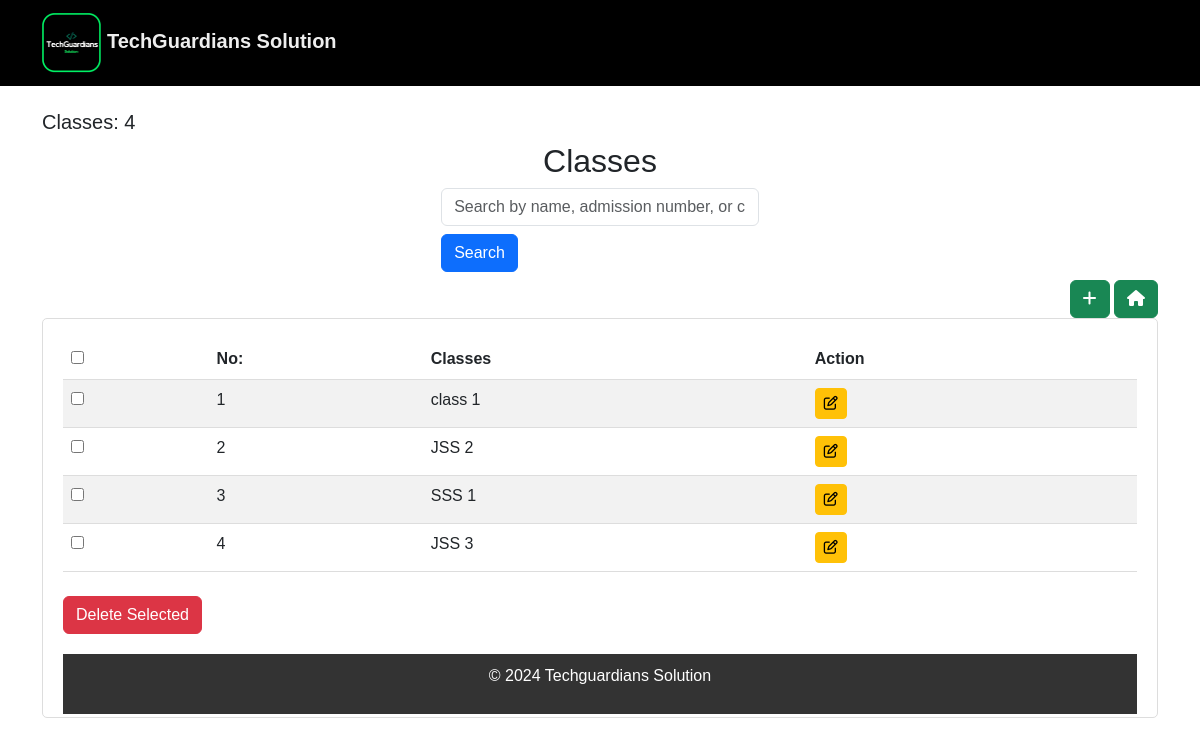
The page /class_list on the database its author committed.
### students/models.py (models this page shows, shortened)
class CLASS(models.Model):
    name = models.CharField(max_length=50, unique=True)  # e.g., "Grade 1", "Grade 2", "Primary"

### students/views.py (the view)
# urls.py: path('class_list',views.class_list, name='class_list'),
def class_list(request):
    query = request.GET.get('q', '')  # Get the search query from the request
    if query:
        classes = CLASS.objects.filter(
            Q(name__icontains=query)
        )
    else:
        classes = CLASS.objects.all()
    class_count = classes.count()  # Count the number of students
    return render(request, 'students/class_list.html', {'classes': classes, 'class_count': class_count})

### template/students/class_list.html (shortened to what this page needs)
{% load static %}
{% load i18n %}
<!DOCTYPE html>
<html lang="en">
<head>
  <link href="https://cdn.jsdelivr.net/npm/bootstrap@5.3.0/dist/css/bootstrap.min.css" rel="stylesheet">
    <link rel="stylesheet" href="https://cdnjs.cloudflare.com/ajax/libs/font-awesome/6.6.0/css/all.min.css"/>
</head>
<body>
    <nav class="navbar navbar-expand-lg navbar-dark">
        <div class="container">
          <a class="navbar-brand" href="Homepage.html">
            {% load static %}
            <img src="{% static 'tech1.png' %}" alt="Jubilee international" style="height: 60px; width:fit-content">
            TechGuardians Solution
          </a>
        </div>
    </nav>
    <div class="container mt-4">
        <h5>Classes: {{ class_count }}</h5>
        <h2 class="text-center">Classes</h2>
        <div class="search-container mb-2">
            <form method="get" class="d-flex flex-wrap gap-2">
                <input type="text" name="q" class="form-control" placeholder="Search by name, admission number, or class" value="{{ query }}">
                <button type="submit" class="btn btn-primary">Search</button>
            </form>
               </div>
            <div style="text-align: right;">
                <button class="btn btn-success"><a href="{% url 'add_class' %}" style="color: white; text-decoration: none;"><i class="fa-solid fa-plus"></i></a></button>
                <button class="btn btn-success"><a href="{% url 'home' %}" style="color: white; text-decoration: none;"><i class="fa-solid fa-house"></i></i></a></button>
            </div>
            <div class="table-container">
            <form id="deleteForm" method="POST" action="{% url 'delete_selected_class' %}">
                    <table class="table table-striped">
                        <thead>
                            <tr>
                                <th><input type="checkbox" id="selectAll"></th>
                                    <th>{% trans "No:" %}</th>
                                    <th>{% trans "Classes" %}</th>
                                   <th>{% trans "Action" %}</th>
                                </tr>
                        </thead>
                        <tbody>
                            <tr>
                            {% for classes in classes %}
                            <td><input type="checkbox" name="selected_classes" value="{{ classes.pk }}"></td>
                    <td>{{ forloop.counter }}</td>
                    <td>
                      {{classes.name}}
                      </td>
                        <td>
                            <a href="{% url 'edit_class' classes.pk %}" class="btn btn-sm btn-warning"><i class="fa-regular fa-pen-to-square"></i></a>
                        </td>
                    </tr>
                    {% endfor %}
                        </tbody>
                    </table>
                  <button type="submit" class="btn btn-danger mt-2" onclick="return confirm('Are you sure you want to delete selected Subjects ?');">
                    {% trans "Delete Selected" %}
                </button>
            </form>
    <footer>
        <p>&copy; 2024 Techguardians Solution</p>
    </footer>
</body>
</html>

### template/students/class_list.html (style rules this page uses)
body { font-family: Arial, sans-serif; }
.navbar { background-color: black; }
.navbar-brand { color: #eee; font-weight: bold; }
.table-container { overflow-x: auto; padding: 20px; }
table { width: 100%; border-collapse: collapse; }
th, td { padding: 12px; border-bottom: 1px solid #ddd; text-align: left; }
th { background: #2c2c2c; color: white; }
.search-container { display: flex; flex-wrap: wrap; justify-content: center; gap: 10px; }
footer { background-color: #333; color: white; text-align: center; padding: 10px; margin-top: 20px; }
body { font-family: Arial, sans-serif; margin: 0; padding: 0; }
.table-container { max-height: 400px; overflow-y: auto; border: 1px solid #ddd; border-radius: 5px; }
th, td { padding: 12px; border-bottom: 1px solid #ddd; text-align: left; white-space: nowrap; }
thead { position: sticky; top: 0; background: #2c2c2c; color: white; z-index: 2; }

### rows shown on the page
CLASS: name "class 1"
CLASS: name "JSS 2"
CLASS: name "SSS 1"
CLASS: name "JSS 3"

### other values the page prints
{{ class_count }} "4"
